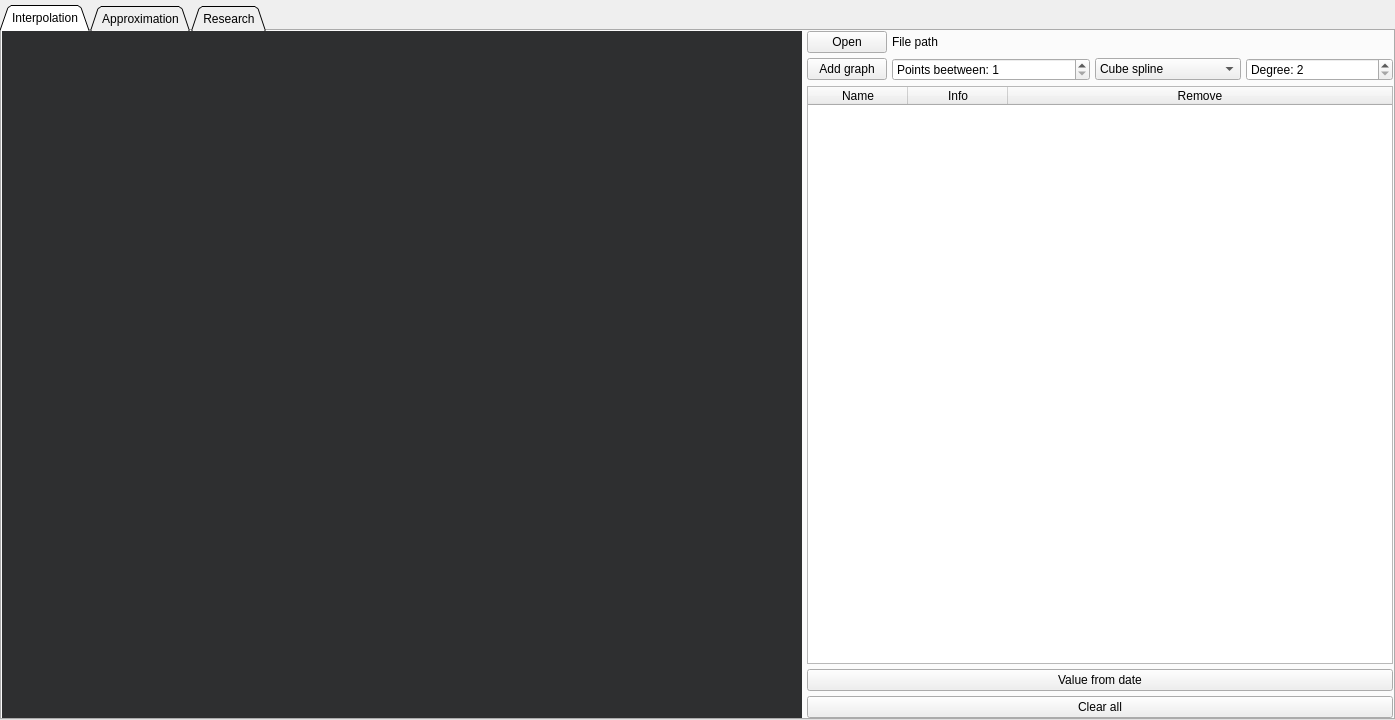
<?xml version="1.0" encoding="UTF-8"?>
<ui version="4.0">
 <class>View</class>
 <widget class="QMainWindow" name="View">
  <property name="geometry">
   <rect>
    <x>0</x>
    <y>0</y>
    <width>1395</width>
    <height>720</height>
   </rect>
  </property>
  <property name="sizePolicy">
   <sizepolicy hsizetype="Expanding" vsizetype="Expanding">
    <horstretch>0</horstretch>
    <verstretch>0</verstretch>
   </sizepolicy>
  </property>
  <property name="minimumSize">
   <size>
    <width>1280</width>
    <height>720</height>
   </size>
  </property>
  <property name="baseSize">
   <size>
    <width>1280</width>
    <height>720</height>
   </size>
  </property>
  <property name="windowTitle">
   <string>Forex-analisys</string>
  </property>
  <property name="windowOpacity">
   <double>1.000000000000000</double>
  </property>
  <widget class="QWidget" name="centralwidget">
   <property name="sizePolicy">
    <sizepolicy hsizetype="Expanding" vsizetype="Expanding">
     <horstretch>0</horstretch>
     <verstretch>0</verstretch>
    </sizepolicy>
   </property>
   <property name="autoFillBackground">
    <bool>true</bool>
   </property>
   <layout class="QGridLayout" name="gl_main">
    <property name="sizeConstraint">
     <enum>QLayout::SetMinAndMaxSize</enum>
    </property>
    <property name="leftMargin">
     <number>0</number>
    </property>
    <property name="topMargin">
     <number>5</number>
    </property>
    <property name="rightMargin">
     <number>0</number>
    </property>
    <property name="bottomMargin">
     <number>0</number>
    </property>
    <property name="spacing">
     <number>0</number>
    </property>
    <item row="0" column="0">
     <widget class="QTabWidget" name="tb_main_method">
      <property name="minimumSize">
       <size>
        <width>420</width>
        <height>0</height>
       </size>
      </property>
      <property name="autoFillBackground">
       <bool>false</bool>
      </property>
      <property name="tabPosition">
       <enum>QTabWidget::North</enum>
      </property>
      <property name="tabShape">
       <enum>QTabWidget::Triangular</enum>
      </property>
      <property name="currentIndex">
       <number>0</number>
      </property>
      <property name="elideMode">
       <enum>Qt::ElideLeft</enum>
      </property>
      <property name="usesScrollButtons">
       <bool>false</bool>
      </property>
      <property name="movable">
       <bool>false</bool>
      </property>
      <property name="tabBarAutoHide">
       <bool>false</bool>
      </property>
      <widget class="QWidget" name="tw_interpolation">
       <property name="sizePolicy">
        <sizepolicy hsizetype="Expanding" vsizetype="Expanding">
         <horstretch>0</horstretch>
         <verstretch>0</verstretch>
        </sizepolicy>
       </property>
       <attribute name="title">
        <string>Interpolation</string>
       </attribute>
       <layout class="QGridLayout" name="gl_interpolation">
        <property name="sizeConstraint">
         <enum>QLayout::SetMinAndMaxSize</enum>
        </property>
        <property name="leftMargin">
         <number>0</number>
        </property>
        <property name="topMargin">
         <number>0</number>
        </property>
        <property name="rightMargin">
         <number>0</number>
        </property>
        <property name="bottomMargin">
         <number>0</number>
        </property>
        <property name="spacing">
         <number>5</number>
        </property>
        <item row="1" column="5">
         <widget class="QSpinBox" name="int_degree_sbx">
          <property name="sizePolicy">
           <sizepolicy hsizetype="Minimum" vsizetype="Fixed">
            <horstretch>0</horstretch>
            <verstretch>0</verstretch>
           </sizepolicy>
          </property>
          <property name="minimumSize">
           <size>
            <width>0</width>
            <height>0</height>
           </size>
          </property>
          <property name="prefix">
           <string>Degree: </string>
          </property>
          <property name="minimum">
           <number>2</number>
          </property>
         </widget>
        </item>
        <item row="0" column="0" rowspan="5">
         <widget class="ChartArea" name="int_graph_wgt" native="true">
          <property name="minimumSize">
           <size>
            <width>800</width>
            <height>600</height>
           </size>
          </property>
          <property name="palette">
           <palette>
            <active>
             <colorrole role="Button">
              <brush brushstyle="SolidPattern">
               <color alpha="255">
                <red>46</red>
                <green>47</green>
                <blue>48</blue>
               </color>
              </brush>
             </colorrole>
             <colorrole role="Base">
              <brush brushstyle="SolidPattern">
               <color alpha="255">
                <red>46</red>
                <green>47</green>
                <blue>48</blue>
               </color>
              </brush>
             </colorrole>
             <colorrole role="Window">
              <brush brushstyle="SolidPattern">
               <color alpha="255">
                <red>46</red>
                <green>47</green>
                <blue>48</blue>
               </color>
              </brush>
             </colorrole>
            </active>
            <inactive>
             <colorrole role="Button">
              <brush brushstyle="SolidPattern">
               <color alpha="255">
                <red>46</red>
                <green>47</green>
                <blue>48</blue>
               </color>
              </brush>
             </colorrole>
             <colorrole role="Base">
              <brush brushstyle="SolidPattern">
               <color alpha="255">
                <red>46</red>
                <green>47</green>
                <blue>48</blue>
               </color>
              </brush>
             </colorrole>
             <colorrole role="Window">
              <brush brushstyle="SolidPattern">
               <color alpha="255">
                <red>46</red>
                <green>47</green>
                <blue>48</blue>
               </color>
              </brush>
             </colorrole>
            </inactive>
            <disabled>
             <colorrole role="Button">
              <brush brushstyle="SolidPattern">
               <color alpha="255">
                <red>46</red>
                <green>47</green>
                <blue>48</blue>
               </color>
              </brush>
             </colorrole>
             <colorrole role="Base">
              <brush brushstyle="SolidPattern">
               <color alpha="255">
                <red>46</red>
                <green>47</green>
                <blue>48</blue>
               </color>
              </brush>
             </colorrole>
             <colorrole role="Window">
              <brush brushstyle="SolidPattern">
               <color alpha="255">
                <red>46</red>
                <green>47</green>
                <blue>48</blue>
               </color>
              </brush>
             </colorrole>
            </disabled>
           </palette>
          </property>
          <property name="autoFillBackground">
           <bool>false</bool>
          </property>
          <property name="styleSheet">
           <string notr="true">background-color: rgb(46, 47, 48);
border: 1px solid rgb(46, 47, 48);</string>
          </property>
         </widget>
        </item>
        <item row="1" column="2" colspan="2">
         <widget class="QSpinBox" name="sb_int_points">
          <property name="sizePolicy">
           <sizepolicy hsizetype="Minimum" vsizetype="Fixed">
            <horstretch>0</horstretch>
            <verstretch>0</verstretch>
           </sizepolicy>
          </property>
          <property name="prefix">
           <string>Points beetween: </string>
          </property>
          <property name="minimum">
           <number>1</number>
          </property>
          <property name="maximum">
           <number>100</number>
          </property>
         </widget>
        </item>
        <item row="4" column="1" colspan="5">
         <widget class="QPushButton" name="btn_int_clear">
          <property name="minimumSize">
           <size>
            <width>0</width>
            <height>0</height>
           </size>
          </property>
          <property name="text">
           <string>Clear all</string>
          </property>
         </widget>
        </item>
        <item row="3" column="1" colspan="5">
         <widget class="QPushButton" name="int_data_to_date">
          <property name="minimumSize">
           <size>
            <width>0</width>
            <height>0</height>
           </size>
          </property>
          <property name="text">
           <string>Value from date</string>
          </property>
         </widget>
        </item>
        <item row="1" column="1">
         <widget class="QPushButton" name="int_add_graph">
          <property name="sizePolicy">
           <sizepolicy hsizetype="Fixed" vsizetype="Fixed">
            <horstretch>0</horstretch>
            <verstretch>0</verstretch>
           </sizepolicy>
          </property>
          <property name="minimumSize">
           <size>
            <width>0</width>
            <height>0</height>
           </size>
          </property>
          <property name="text">
           <string>Add graph</string>
          </property>
         </widget>
        </item>
        <item row="2" column="1" colspan="5">
         <widget class="TableController" name="int_tab">
          <property name="sizePolicy">
           <sizepolicy hsizetype="Preferred" vsizetype="Preferred">
            <horstretch>0</horstretch>
            <verstretch>0</verstretch>
           </sizepolicy>
          </property>
          <property name="minimumSize">
           <size>
            <width>420</width>
            <height>0</height>
           </size>
          </property>
          <property name="maximumSize">
           <size>
            <width>16777215</width>
            <height>16777215</height>
           </size>
          </property>
          <attribute name="horizontalHeaderMinimumSectionSize">
           <number>100</number>
          </attribute>
          <attribute name="horizontalHeaderDefaultSectionSize">
           <number>100</number>
          </attribute>
          <attribute name="horizontalHeaderStretchLastSection">
           <bool>true</bool>
          </attribute>
          <attribute name="verticalHeaderStretchLastSection">
           <bool>false</bool>
          </attribute>
          <column>
           <property name="text">
            <string>Name</string>
           </property>
          </column>
          <column>
           <property name="text">
            <string>Info</string>
           </property>
          </column>
          <column>
           <property name="text">
            <string>Remove</string>
           </property>
          </column>
         </widget>
        </item>
        <item row="0" column="1">
         <widget class="QPushButton" name="int_open_btn">
          <property name="sizePolicy">
           <sizepolicy hsizetype="Minimum" vsizetype="Fixed">
            <horstretch>0</horstretch>
            <verstretch>0</verstretch>
           </sizepolicy>
          </property>
          <property name="text">
           <string>Open</string>
          </property>
         </widget>
        </item>
        <item row="0" column="2">
         <widget class="QLabel" name="lbl_int_file">
          <property name="sizePolicy">
           <sizepolicy hsizetype="Fixed" vsizetype="Fixed">
            <horstretch>0</horstretch>
            <verstretch>0</verstretch>
           </sizepolicy>
          </property>
          <property name="text">
           <string>File path</string>
          </property>
         </widget>
        </item>
        <item row="1" column="4">
         <widget class="QComboBox" name="int_type_cbox">
          <property name="sizePolicy">
           <sizepolicy hsizetype="Minimum" vsizetype="Fixed">
            <horstretch>0</horstretch>
            <verstretch>0</verstretch>
           </sizepolicy>
          </property>
          <property name="frame">
           <bool>true</bool>
          </property>
          <item>
           <property name="text">
            <string>Cube spline</string>
           </property>
          </item>
          <item>
           <property name="text">
            <string>Newton's polynomial</string>
           </property>
          </item>
         </widget>
        </item>
        <item row="0" column="3" colspan="3">
         <widget class="QLabel" name="int_file_path_lbl">
          <property name="sizePolicy">
           <sizepolicy hsizetype="Preferred" vsizetype="Fixed">
            <horstretch>0</horstretch>
            <verstretch>0</verstretch>
           </sizepolicy>
          </property>
          <property name="maximumSize">
           <size>
            <width>16777215</width>
            <height>500</height>
           </size>
          </property>
          <property name="text">
           <string/>
          </property>
         </widget>
        </item>
       </layout>
      </widget>
      <widget class="QWidget" name="tw_approximation">
       <property name="sizePolicy">
        <sizepolicy hsizetype="Expanding" vsizetype="Expanding">
         <horstretch>0</horstretch>
         <verstretch>0</verstretch>
        </sizepolicy>
       </property>
       <attribute name="title">
        <string>Approximation</string>
       </attribute>
       <layout class="QGridLayout" name="gl_approximation" rowstretch="0,0,0,0,0">
        <property name="sizeConstraint">
         <enum>QLayout::SetMinAndMaxSize</enum>
        </property>
        <property name="leftMargin">
         <number>0</number>
        </property>
        <property name="topMargin">
         <number>0</number>
        </property>
        <property name="rightMargin">
         <number>0</number>
        </property>
        <property name="bottomMargin">
         <number>0</number>
        </property>
        <property name="spacing">
         <number>5</number>
        </property>
        <item row="0" column="2">
         <widget class="QLabel" name="lbl_app_file">
          <property name="sizePolicy">
           <sizepolicy hsizetype="Fixed" vsizetype="Fixed">
            <horstretch>0</horstretch>
            <verstretch>0</verstretch>
           </sizepolicy>
          </property>
          <property name="text">
           <string>File path</string>
          </property>
         </widget>
        </item>
        <item row="1" column="2" colspan="2">
         <widget class="QSpinBox" name="sb_app_points">
          <property name="sizePolicy">
           <sizepolicy hsizetype="Minimum" vsizetype="Fixed">
            <horstretch>0</horstretch>
            <verstretch>0</verstretch>
           </sizepolicy>
          </property>
          <property name="prefix">
           <string>Points beetwen: </string>
          </property>
          <property name="minimum">
           <number>1</number>
          </property>
          <property name="maximum">
           <number>100</number>
          </property>
         </widget>
        </item>
        <item row="1" column="1">
         <widget class="QPushButton" name="app_add_graph">
          <property name="sizePolicy">
           <sizepolicy hsizetype="Fixed" vsizetype="Fixed">
            <horstretch>0</horstretch>
            <verstretch>0</verstretch>
           </sizepolicy>
          </property>
          <property name="minimumSize">
           <size>
            <width>0</width>
            <height>0</height>
           </size>
          </property>
          <property name="text">
           <string>Add graph</string>
          </property>
         </widget>
        </item>
        <item row="2" column="1" colspan="6">
         <widget class="TableController" name="app_tab">
          <property name="sizePolicy">
           <sizepolicy hsizetype="Preferred" vsizetype="Preferred">
            <horstretch>0</horstretch>
            <verstretch>0</verstretch>
           </sizepolicy>
          </property>
          <property name="minimumSize">
           <size>
            <width>420</width>
            <height>0</height>
           </size>
          </property>
          <property name="maximumSize">
           <size>
            <width>16777215</width>
            <height>16777215</height>
           </size>
          </property>
          <attribute name="horizontalHeaderMinimumSectionSize">
           <number>100</number>
          </attribute>
          <attribute name="horizontalHeaderDefaultSectionSize">
           <number>100</number>
          </attribute>
          <attribute name="horizontalHeaderStretchLastSection">
           <bool>true</bool>
          </attribute>
          <attribute name="verticalHeaderStretchLastSection">
           <bool>false</bool>
          </attribute>
          <column>
           <property name="text">
            <string>Name</string>
           </property>
          </column>
          <column>
           <property name="text">
            <string>Info</string>
           </property>
          </column>
          <column>
           <property name="text">
            <string>Remove</string>
           </property>
          </column>
         </widget>
        </item>
        <item row="4" column="1" colspan="6">
         <widget class="QPushButton" name="btn_app_clear">
          <property name="sizePolicy">
           <sizepolicy hsizetype="Minimum" vsizetype="Fixed">
            <horstretch>0</horstretch>
            <verstretch>0</verstretch>
           </sizepolicy>
          </property>
          <property name="minimumSize">
           <size>
            <width>100</width>
            <height>0</height>
           </size>
          </property>
          <property name="text">
           <string>Clear all</string>
          </property>
         </widget>
        </item>
        <item row="0" column="0" rowspan="5">
         <widget class="ChartArea" name="app_graph_wgt" native="true">
          <property name="minimumSize">
           <size>
            <width>800</width>
            <height>600</height>
           </size>
          </property>
          <property name="autoFillBackground">
           <bool>false</bool>
          </property>
          <property name="styleSheet">
           <string notr="true">background-color: rgb(46, 47, 48);
border: 1px solid rgb(46, 47, 48);</string>
          </property>
         </widget>
        </item>
        <item row="0" column="1">
         <widget class="QPushButton" name="app_open_btn">
          <property name="text">
           <string>Open</string>
          </property>
         </widget>
        </item>
        <item row="3" column="1" colspan="6">
         <widget class="QPushButton" name="app_data_to_date">
          <property name="sizePolicy">
           <sizepolicy hsizetype="Minimum" vsizetype="Fixed">
            <horstretch>0</horstretch>
            <verstretch>0</verstretch>
           </sizepolicy>
          </property>
          <property name="minimumSize">
           <size>
            <width>100</width>
            <height>0</height>
           </size>
          </property>
          <property name="text">
           <string>Value from date</string>
          </property>
         </widget>
        </item>
        <item row="1" column="4">
         <widget class="QSpinBox" name="app_degree_sbx">
          <property name="sizePolicy">
           <sizepolicy hsizetype="Minimum" vsizetype="Fixed">
            <horstretch>0</horstretch>
            <verstretch>0</verstretch>
           </sizepolicy>
          </property>
          <property name="alignment">
           <set>Qt::AlignLeading|Qt::AlignLeft|Qt::AlignVCenter</set>
          </property>
          <property name="prefix">
           <string>Degree: </string>
          </property>
          <property name="minimum">
           <number>1</number>
          </property>
          <property name="maximum">
           <number>6</number>
          </property>
          <property name="value">
           <number>1</number>
          </property>
         </widget>
        </item>
        <item row="1" column="5">
         <widget class="QSpinBox" name="dsb_app_points_after">
          <property name="suffix">
           <string/>
          </property>
          <property name="prefix">
           <string>M: </string>
          </property>
          <property name="minimum">
           <number>1</number>
          </property>
         </widget>
        </item>
        <item row="1" column="6">
         <widget class="QCheckBox" name="app_usersweights_cbx">
          <property name="text">
           <string>Use users weights</string>
          </property>
         </widget>
        </item>
        <item row="0" column="3" colspan="4">
         <widget class="QLabel" name="app_file_path_lbl">
          <property name="sizePolicy">
           <sizepolicy hsizetype="Preferred" vsizetype="Fixed">
            <horstretch>0</horstretch>
            <verstretch>0</verstretch>
           </sizepolicy>
          </property>
          <property name="minimumSize">
           <size>
            <width>100</width>
            <height>0</height>
           </size>
          </property>
          <property name="maximumSize">
           <size>
            <width>450</width>
            <height>16777215</height>
           </size>
          </property>
          <property name="text">
           <string/>
          </property>
         </widget>
        </item>
       </layout>
      </widget>
      <widget class="QWidget" name="tab">
       <attribute name="title">
        <string>Research</string>
       </attribute>
       <layout class="QGridLayout" name="gridLayout_2">
        <item row="2" column="0" colspan="4">
         <widget class="SimpleChart" name="res_graph" native="true"/>
        </item>
        <item row="1" column="1">
         <widget class="QSpinBox" name="res_k_sbx">
          <property name="minimumSize">
           <size>
            <width>200</width>
            <height>0</height>
           </size>
          </property>
          <property name="prefix">
           <string>K: </string>
          </property>
          <property name="minimum">
           <number>0</number>
          </property>
          <property name="maximum">
           <number>2147483647</number>
          </property>
          <property name="value">
           <number>10000</number>
          </property>
         </widget>
        </item>
        <item row="1" column="3">
         <spacer name="horizontalSpacer">
          <property name="orientation">
           <enum>Qt::Horizontal</enum>
          </property>
          <property name="sizeHint" stdset="0">
           <size>
            <width>40</width>
            <height>20</height>
           </size>
          </property>
         </spacer>
        </item>
        <item row="1" column="2">
         <widget class="QSpinBox" name="res_h_sbx">
          <property name="minimumSize">
           <size>
            <width>200</width>
            <height>0</height>
           </size>
          </property>
          <property name="prefix">
           <string>H: </string>
          </property>
          <property name="minimum">
           <number>2</number>
          </property>
          <property name="maximum">
           <number>2147483647</number>
          </property>
         </widget>
        </item>
        <item row="1" column="0">
         <widget class="QPushButton" name="res_calc_btn">
          <property name="text">
           <string>Research</string>
          </property>
         </widget>
        </item>
        <item row="0" column="0">
         <widget class="QPushButton" name="res_open_btn">
          <property name="text">
           <string>Load data</string>
          </property>
         </widget>
        </item>
        <item row="0" column="1">
         <widget class="QLabel" name="res_path_lbl">
          <property name="text">
           <string/>
          </property>
         </widget>
        </item>
       </layout>
      </widget>
     </widget>
    </item>
   </layout>
  </widget>
  <action name="int_Import">
   <property name="text">
    <string>Import data</string>
   </property>
  </action>
  <action name="int_Export">
   <property name="text">
    <string>Export data</string>
   </property>
  </action>
  <action name="app_Import">
   <property name="text">
    <string>Import data</string>
   </property>
  </action>
  <action name="app_Export">
   <property name="text">
    <string>Export data</string>
   </property>
  </action>
 </widget>
 <customwidgets>
  <customwidget>
   <class>TableController</class>
   <extends>QTableWidget</extends>
   <header>tablecontroller.h</header>
  </customwidget>
  <customwidget>
   <class>ChartArea</class>
   <extends>QWidget</extends>
   <header>chartarea.h</header>
   <container>1</container>
  </customwidget>
  <customwidget>
   <class>SimpleChart</class>
   <extends>QWidget</extends>
   <header>simplechart.h</header>
   <container>1</container>
  </customwidget>
 </customwidgets>
 <resources/>
 <connections/>
</ui>
